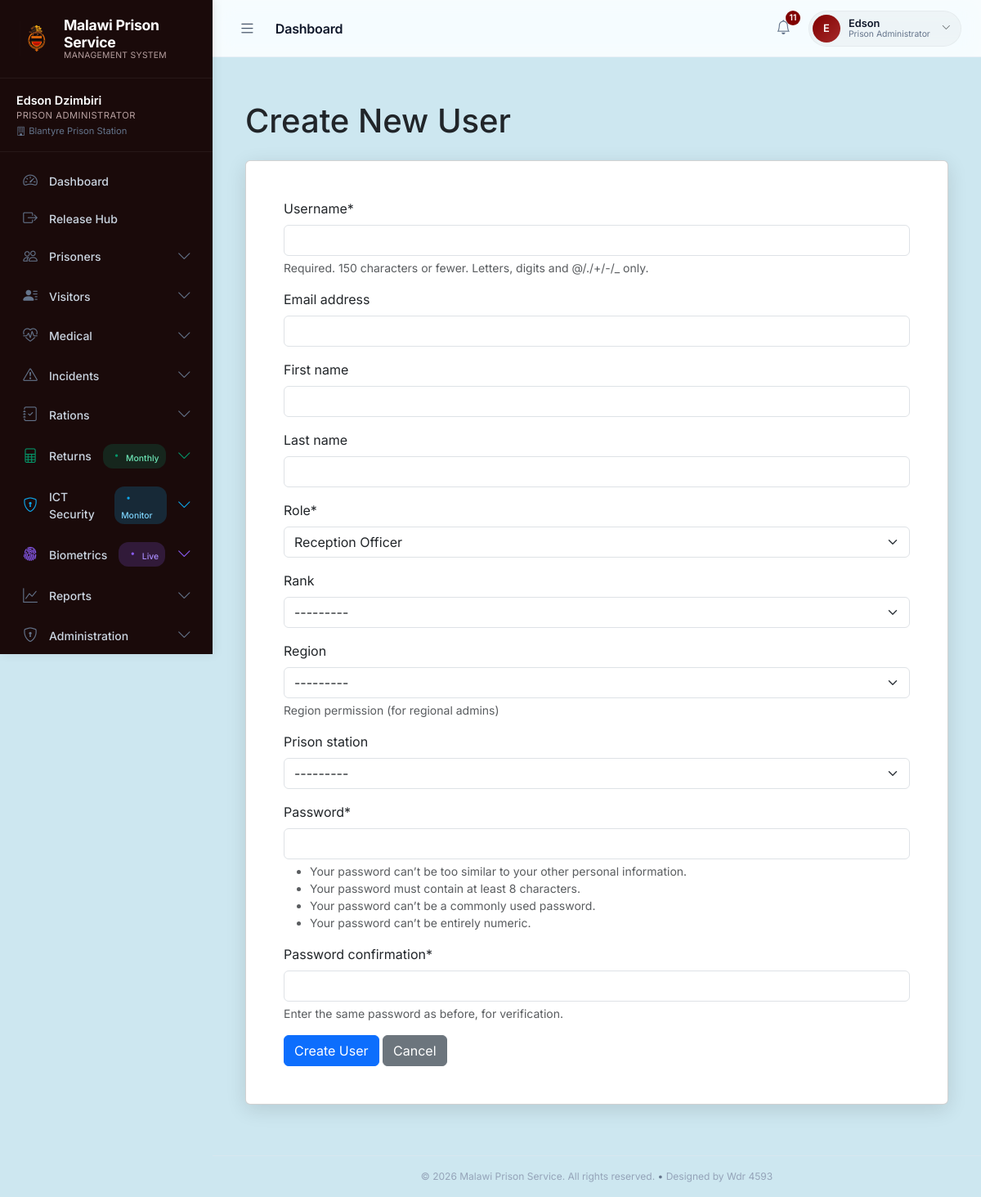
/accounts/users/create/ (signed in), run on the app's committed database.
### accounts/models.py (models this page shows, shortened)
class CustomUser(AbstractUser):
    ROLE_CHOICES = [
        ('superuser', 'Super Administrator'),
        ('admin', 'Prison Administrator'),
        ('reception', 'Reception Officer'),
        ('officer_in_charge', 'Officer in Charge'),
        ('station_officer', 'Station Officer'),
        ('visitor_attendant', 'Visitor Attendant'),
        ('medical', 'Medical Officer'),
        ('warden', 'Warden'),
        ('ict_personnel', 'ICT Personnel'),
        ('rco', 'Regional Commanding Officer'),
        ('rho', 'Regional Headquarters Officer'),
        ('regional_data_control', 'Regional Data Control Officer'),
    ]
    RANK_CHOICES = [
        ('warder', 'Warder'),
        ('sergeant', 'Sergeant'),
        ('gaoler', 'Gaoler'),
        ('inspector', 'Inspector'),
        ('supritendent', 'Supritendent'),
        ('acp', 'ACP'),
        ('dcp', 'DCP'),
        ('ict_officer', 'ICT Officer'),
        ('systems_analyst', 'Systems Analyst'),
        ('network_admin', 'Network Administrator'),
        ('security_analyst', 'Security Analyst'),
    ]
    REGION_CHOICES = [
        ('southern', 'Southern Region'),
        ('northern', 'Northern Region'),
        ('eastern', 'Eastern Region'),
        ('central', 'Central Region'),
    ]
    role = models.CharField(max_length=30, choices=ROLE_CHOICES, default='reception')
    rank = models.CharField(max_length=20, choices=RANK_CHOICES, blank=True, null=True)
    prison_station = models.ForeignKey(
        'prison.PrisonStation',
        on_delete=models.SET_NULL,
        null=True,
        blank=True
    )
    region = models.CharField(max_length=10, choices=REGION_CHOICES, blank=True, null=True, help_text="Region permission (for regional admins)")
    must_change_password = models.BooleanField(default=True)
    failed_login_attempts = models.PositiveIntegerField(default=0)
    last_login_ip = models.GenericIPAddressField(null=True, blank=True)
    last_login_user_agent = models.TextField(blank=True)
    is_suspicious = models.BooleanField(default=False)
    suspicious_reason = models.TextField(blank=True)
    def is_super_admin(self):
        return self.role == 'superuser' or self.is_superuser
    def is_ict_personnel(self):
        return self.role == 'ict_personnel'

### prison/models.py (models this page shows)
class PrisonStation(models.Model):
    REGION_CHOICES = [
        ('southern', 'Southern Region'),
        ('northern', 'Northern Region'),
        ('eastern', 'Eastern Region'),
        ('central', 'Central Region'),
    ]
    name = models.CharField(max_length=100, unique=True)
    code = models.CharField(max_length=10, unique=True)
    location = models.CharField(max_length=100)
    region = models.CharField(max_length=10, choices=REGION_CHOICES, default='southern')
    capacity = models.PositiveIntegerField()
    date_established = models.DateField()
    created_by = models.ForeignKey(
        settings.AUTH_USER_MODEL,
        on_delete=models.SET_NULL,
        null=True,
        related_name='created_stations'
    )
    created_at = models.DateTimeField(auto_now_add=True)
    def __str__(self):
        return f"{self.name} ({self.get_region_display()})"
    class Meta:
        verbose_name = "Prison Station"
        verbose_name_plural = "Prison Stations"

### accounts/views.py (the view)
# urls.py: path('users/create/', views.create_user, name='create_user'),
@login_required
def create_user(request):
    if not (request.user.is_super_admin() or request.user.is_prison_admin() or request.user.is_ict_personnel()):
        raise PermissionDenied("You don't have permission to access this page.")
    if request.method == 'POST':
        form = CustomUserCreationForm(request.POST, request=request)
        if form.is_valid():
            user = form.save(commit=False)
            user.must_change_password = True
            if request.user.is_prison_admin():
                if form.cleaned_data['role'] in ['superuser', 'admin']:
                    messages.error(request, "You don't have permission to create users with this role.")
                    return render(request, 'accounts/create_user.html', {'form': form})
            user.save()
            try:
                from prison.audit_service import AuditService
                AuditService.log_action(
                    user=request.user,
                    action='CREATE',
                    model_name='User',
                    object_id=user.id,
                    object_repr=user.username,
                    request=request,
                    severity='info',
                    description=f"Created user {user.username} with role {user.get_role_display()}"
                )
            except ImportError:
                pass
            messages.success(request, f'User {user.username} created successfully.')
            if request.user.is_ict_personnel():
                return redirect('ict_dashboard')
            return redirect('user_list')
    else:
        form = CustomUserCreationForm(request=request)
    return render(request, 'accounts/create_user.html', {'form': form})

### templates/accounts/create_user.html (shortened to what this page needs)
{% extends "prison/base.html" %}
{% load crispy_forms_tags %}
{% block content %}
<div class="container-fluid">
    <h1 class="mb-4">Create New User</h1>
    <div class="card">
        <div class="card-body">
            <form method="post">
                {{ form|crispy }}
                <button type="submit" class="btn btn-primary">Create User</button>
                <a href="{% url 'user_list' %}" class="btn btn-secondary">Cancel</a>
            </form>
        </div>
    </div>
</div>
{% endblock %}

### prison/templates/prison/base.html (shortened to what this page needs)
{% load static %}
<!DOCTYPE html>
<html lang="en">
<head>
    <link rel="stylesheet" href="{% static 'css/styles.css' %}">
    <link href="https://cdn.jsdelivr.net/npm/bootstrap@5.3.0/dist/css/bootstrap.min.css" rel="stylesheet">
    <link rel="stylesheet" href="https://cdnjs.cloudflare.com/ajax/libs/font-awesome/6.4.0/css/all.min.css" />
    <link rel="stylesheet" href="https://cdn.jsdelivr.net/npm/bootstrap-icons@1.10.5/font/bootstrap-icons.css">
</head>
<body>
    <div id="wrapper">
        <nav id="sidebar-wrapper">
            <div class="sidebar-brand">
                <img src="{% static 'images/logo.png' %}" alt="MPS Logo">
                <div class="sidebar-brand-text">
                    Malawi Prison Service
                    <small>Management System</small>
                </div>
            </div>
            <div class="sidebar-user">
                <div class="user-name">{{ request.user.get_full_name|default:request.user.username }}</div>
                <div class="user-role">{{ request.user.get_role_display|default:"Staff" }}</div>
                {% if request.user.prison_station %}
                <div class="user-station"><i class="bi bi-building me-1"></i>{{ request.user.prison_station.name }}</div>
                {% endif %}
            </div>
            <div class="sidebar-nav">
                <a href="{% url 'dashboard' %}" class="nav-link {% if request.path == '/' %}active{% endif %}">
                    <i class="bi bi-speedometer2"></i> Dashboard
                </a>
                {% if request.user.is_super_admin or request.user.is_prison_admin or request.user.is_reception or request.user.is_officer_in_charge or request.user.is_station_officer %}
                <a href="{% url 'release_hub' %}" class="nav-link {% if 'release_hub' in request.path %}active{% endif %}">
                    <i class="bi bi-box-arrow-right"></i> Release Hub
                </a>
                {% endif %}
                {% if request.user.is_super_admin or request.user.is_prison_admin or request.user.is_reception or request.user.is_warden or request.user.is_ict_personnel %}
                <div class="nav-item">
                    <a class="nav-link " data-bs-toggle="collapse" href="#prisonersMenu" role="button" aria-expanded="{% if 'prisoner' in request.path and 'fingerprint' not in request.path %}true{% else %}false{% endif %}">
                        <i class="bi bi-people"></i> Prisoners
                        <span class="nav-arrow"><i class="bi bi-chevron-down"></i></span>
                    </a>
                </div>
                {% endif %}
                {% if request.user.is_super_admin or request.user.is_prison_admin or request.user.is_reception or request.user.is_visitor_attendant or request.user.is_ict_personnel %}
                <div class="nav-item">
                    <a class="nav-link {% if 'visitor' in request.path %}active{% endif %}" data-bs-toggle="collapse" href="#visitorsMenu" role="button" aria-expanded="{% if 'visitor' in request.path %}true{% else %}false{% endif %}">
                        <i class="bi bi-person-lines-fill"></i> Visitors
                        <span class="nav-arrow"><i class="bi bi-chevron-down"></i></span>
                    </a>
                </div>
                {% endif %}
                {% if request.user.is_super_admin or request.user.is_prison_admin or request.user.is_medical_officer or request.user.is_ict_personnel %}
                <div class="nav-item">
                    <a class="nav-link {% if 'medical' in request.path %}active{% endif %}" data-bs-toggle="collapse" href="#medicalMenu" role="button" aria-expanded="{% if 'medical' in request.path %}true{% else %}false{% endif %}">
                        <i class="bi bi-heart-pulse"></i> Medical
                        <span class="nav-arrow"><i class="bi bi-chevron-down"></i></span>
                    </a>
                </div>
                {% endif %}
                {% if request.user.is_super_admin or request.user.is_prison_admin or request.user.is_reception or request.user.is_warden or request.user.is_ict_personnel %}
                <div class="nav-item">
                    <a class="nav-link {% if 'incident' in request.path %}active{% endif %}" data-bs-toggle="collapse" href="#incidentsMenu" role="button" aria-expanded="{% if 'incident' in request.path %}true{% else %}false{% endif %}">
                        <i class="bi bi-exclamation-triangle"></i> Incidents
                        <span class="nav-arrow"><i class="bi bi-chevron-down"></i></span>
                    </a>
                </div>
                {% endif %}
                {% if request.user.is_super_admin or request.user.is_prison_admin or request.user.is_reception or request.user.is_warden or request.user.is_ict_personnel %}
                <div class="nav-item">
                    <a class="nav-link {% if 'ration' in request.path %}active{% endif %}" data-bs-toggle="collapse" href="#rationMenu" role="button" aria-expanded="{% if 'ration' in request.path %}true{% else %}false{% endif %}">
                        <i class="bi bi-journal-check"></i> Rations
                        <span class="nav-arrow"><i class="bi bi-chevron-down"></i></span>
                    </a>
                </div>
                {% endif %}
                {% if request.user.is_super_admin or request.user.is_prison_admin or request.user.is_reception or request.user.is_officer_in_charge or request.user.is_station_officer or request.user.is_ict_personnel %}
                <div class="nav-item">
                    <a class="nav-link returns-link {% if 'returns' in request.path %}active{% endif %}" data-bs-toggle="collapse" href="#returnsMenu" role="button" aria-expanded="{% if 'returns' in request.path %}true{% else %}false{% endif %}">
                        <i class="bi bi-file-spreadsheet"></i> Returns
                        <span class="nav-badge returns-badge"><i class="bi bi-dot"></i> Monthly</span>
                        <span class="nav-arrow"><i class="bi bi-chevron-down"></i></span>
                    </a>
                </div>
                {% endif %}
                {% if request.user.is_ict_personnel or request.user.is_super_admin %}
                <div class="nav-item">
                    <a class="nav-link ict-link " data-bs-toggle="collapse" href="#ictMenu" role="button" aria-expanded="{% if 'ict-dashboard' in request.path or 'audit-trail' in request.path %}true{% else %}false{% endif %}">
                        <i class="bi bi-shield-lock"></i> ICT Security
                        <span class="nav-badge ict-badge"><i class="bi bi-dot"></i> Monitor</span>
                        <span class="nav-arrow"><i class="bi bi-chevron-down"></i></span>
                    </a>
                </div>
                {% endif %}
                {% if request.user.is_super_admin or request.user.is_prison_admin or request.user.is_reception or request.user.is_warden or request.user.is_ict_personnel %}
                <div class="nav-item">
                    <a class="nav-link biometric-link {% if 'fingerprint' in request.path %}active{% endif %}" data-bs-toggle="collapse" href="#fingerprintMenu" role="button" aria-expanded="{% if 'fingerprint' in request.path %}true{% else %}false{% endif %}">
                        <i class="bi bi-fingerprint"></i> Biometrics
                        <span class="nav-badge biometric-badge"><i class="bi bi-dot"></i> Live</span>
                        <span class="nav-arrow"><i class="bi bi-chevron-down"></i></span>
                    </a>
                </div>
                {% endif %}
                {% if request.user.is_super_admin or request.user.is_prison_admin or request.user.is_reception or request.user.is_warden or request.user.is_ict_personnel %}
                <div class="nav-item">
                    <a class="nav-link " data-bs-toggle="collapse" href="#reportsMenu" role="button" aria-expanded="{% if 'reports' in request.path or 'lockup' in request.path or 'upcoming' in request.path and 'fingerprint' not in request.path and 'returns' not in request.path %}true{% else %}false{% endif %}">
                        <i class="bi bi-graph-up"></i> Reports
                        <span class="nav-arrow"><i class="bi bi-chevron-down"></i></span>
                    </a>
                </div>
                {% endif %}
                {% if request.user.is_super_admin %}
                <div class="nav-item">
                    <a class="nav-link " data-bs-toggle="collapse" href="#adminMenu" role="button" aria-expanded="{% if 'station' in request.path or 'manage_prison_stations' in request.path %}true{% else %}false{% endif %}">
                        <i class="bi bi-shield-lock"></i> Administration
                        <span class="nav-arrow"><i class="bi bi-chevron-down"></i></span>
                    </a>
                </div>
                {% endif %}
            </div>
        </nav>
        <div id="page-content-wrapper">
            <header class="top-header">
                <div class="header-left">
                    <button class="sidebar-toggle-btn" id="sidebarToggle" aria-label="Toggle sidebar">
                        <i class="bi bi-list"></i>
                    </button>
                    <div class="header-title">
                        {% block page_title %}Dashboard{% endblock %}
                    </div>
                </div>
                <div class="header-actions">
                    <div class="dropdown">
                        <button class="header-btn notification-btn" id="notificationBtn" data-bs-toggle="dropdown" aria-expanded="false" title="Notifications">
                            <i class="bi bi-bell"></i>
                            <span class="notification-badge" id="notificationBadge" style="display: none;">0</span>
                        </button>
                    </div>
                    <div class="dropdown">
                        <a href="#" class="user-dropdown-toggle" data-bs-toggle="dropdown" aria-expanded="false">
                            <div class="user-avatar">{{ request.user.get_short_name|default:request.user.username|slice:":1"|upper }}</div>
                            <div class="user-info-text d-none d-sm-block">
                                <div class="name">{{ request.user.get_short_name|default:request.user.username }}</div>
                                <div class="role">{{ request.user.get_role_display|default:"Staff" }}</div>
                            </div>
                            <i class="bi bi-chevron-down text-muted ms-1" style="font-size: 0.7rem;"></i>
                        </a>
                    </div>
                </div>
            </header>
            <main class="main-content">
                {% block content %}{% endblock %}
            </main>
            <footer class="app-footer">
                &copy; {% now "Y" %} Malawi Prison Service. All rights reserved. <span>•</span> Designed by Wdr 4593
            </footer>
        </div>
    </div>
</body>
</html>

### data on the page
CustomUser: user.get_full_name "Edson Dzimbiri", user.role "PRISON ADMINISTRATOR", user.prison_station.name "Blantyre Prison Station", user.get_short_name "E", user.get_short_name "Edson", user.role "Prison Administrator"
PrisonStation: region "---------"
